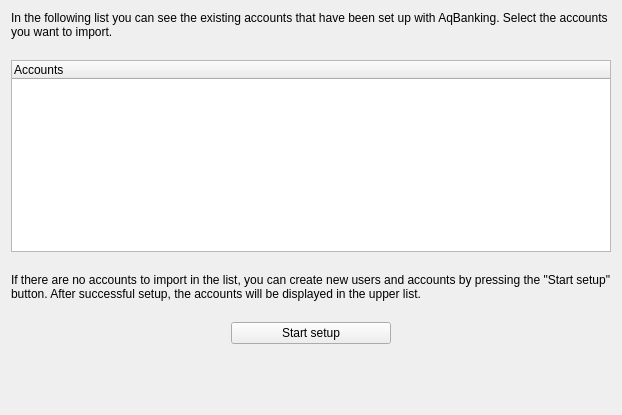
<?xml version="1.0" encoding="UTF-8"?>
<ui version="4.0">
 <class>UiOptionPage</class>
 <widget class="QWizardPage" name="UiOptionPage">
  <property name="geometry">
   <rect>
    <x>0</x>
    <y>0</y>
    <width>622</width>
    <height>415</height>
   </rect>
  </property>
  <property name="minimumSize">
   <size>
    <width>622</width>
    <height>415</height>
   </size>
  </property>
  <property name="windowTitle">
   <string>WizardPage</string>
  </property>
  <layout class="QVBoxLayout" name="verticalLayout">
   <item>
    <widget class="QLabel" name="labelAccountInfo">
     <property name="text">
      <string>In the following list you can see the existing accounts that have been set up with AqBanking. Select the accounts you want to import.</string>
     </property>
     <property name="wordWrap">
      <bool>true</bool>
     </property>
     <property name="buddy">
      <cstring>treeWidgetAccounts</cstring>
     </property>
    </widget>
   </item>
   <item>
    <spacer name="vSpacerTreeWidgetAccountTop">
     <property name="orientation">
      <enum>Qt::Vertical</enum>
     </property>
     <property name="sizeType">
      <enum>QSizePolicy::Fixed</enum>
     </property>
     <property name="sizeHint" stdset="0">
      <size>
       <width>20</width>
       <height>15</height>
      </size>
     </property>
    </spacer>
   </item>
   <item>
    <widget class="QTreeWidget" name="treeWidgetAccounts">
     <property name="showDropIndicator" stdset="0">
      <bool>false</bool>
     </property>
     <property name="selectionMode">
      <enum>QAbstractItemView::MultiSelection</enum>
     </property>
     <column>
      <property name="text">
       <string>Accounts</string>
      </property>
     </column>
    </widget>
   </item>
   <item>
    <spacer name="vSpacerTreeWidgetAccountBottom">
     <property name="orientation">
      <enum>Qt::Vertical</enum>
     </property>
     <property name="sizeType">
      <enum>QSizePolicy::Fixed</enum>
     </property>
     <property name="sizeHint" stdset="0">
      <size>
       <width>20</width>
       <height>15</height>
      </size>
     </property>
    </spacer>
   </item>
   <item>
    <widget class="QLabel" name="labelAccountSetupInfo">
     <property name="text">
      <string>If there are no accounts to import in the list, you can create new users and accounts by pressing the &quot;Start setup&quot; button. After successful setup, the accounts will be displayed in the upper list.</string>
     </property>
     <property name="wordWrap">
      <bool>true</bool>
     </property>
     <property name="buddy">
      <cstring>btnSetupAccounts</cstring>
     </property>
    </widget>
   </item>
   <item>
    <spacer name="vSpacerSetupAccountsTop">
     <property name="orientation">
      <enum>Qt::Vertical</enum>
     </property>
     <property name="sizeType">
      <enum>QSizePolicy::Fixed</enum>
     </property>
     <property name="sizeHint" stdset="0">
      <size>
       <width>20</width>
       <height>15</height>
      </size>
     </property>
    </spacer>
   </item>
   <item>
    <layout class="QHBoxLayout" name="hLayoutSetupAccounts">
     <item>
      <spacer name="hSpacerSetupAccountLeft">
       <property name="orientation">
        <enum>Qt::Horizontal</enum>
       </property>
       <property name="sizeHint" stdset="0">
        <size>
         <width>40</width>
         <height>20</height>
        </size>
       </property>
      </spacer>
     </item>
     <item>
      <widget class="QPushButton" name="btnSetupAccounts">
       <property name="minimumSize">
        <size>
         <width>160</width>
         <height>0</height>
        </size>
       </property>
       <property name="text">
        <string>Start setup</string>
       </property>
      </widget>
     </item>
     <item>
      <spacer name="hSpacerSetupAccountRight">
       <property name="orientation">
        <enum>Qt::Horizontal</enum>
       </property>
       <property name="sizeHint" stdset="0">
        <size>
         <width>40</width>
         <height>20</height>
        </size>
       </property>
      </spacer>
     </item>
    </layout>
   </item>
   <item>
    <spacer name="vSpacerSetupAccountsBottom">
     <property name="orientation">
      <enum>Qt::Vertical</enum>
     </property>
     <property name="sizeHint" stdset="0">
      <size>
       <width>20</width>
       <height>21</height>
      </size>
     </property>
    </spacer>
   </item>
  </layout>
 </widget>
 <resources/>
 <connections>
  <connection>
   <sender>btnSetupAccounts</sender>
   <signal>clicked()</signal>
   <receiver>UiOptionPage</receiver>
   <slot>showSetupDialog()</slot>
   <hints>
    <hint type="sourcelabel">
     <x>366</x>
     <y>368</y>
    </hint>
    <hint type="destinationlabel">
     <x>452</x>
     <y>363</y>
    </hint>
   </hints>
  </connection>
 </connections>
 <slots>
  <slot>showSetupDialog()</slot>
 </slots>
</ui>
